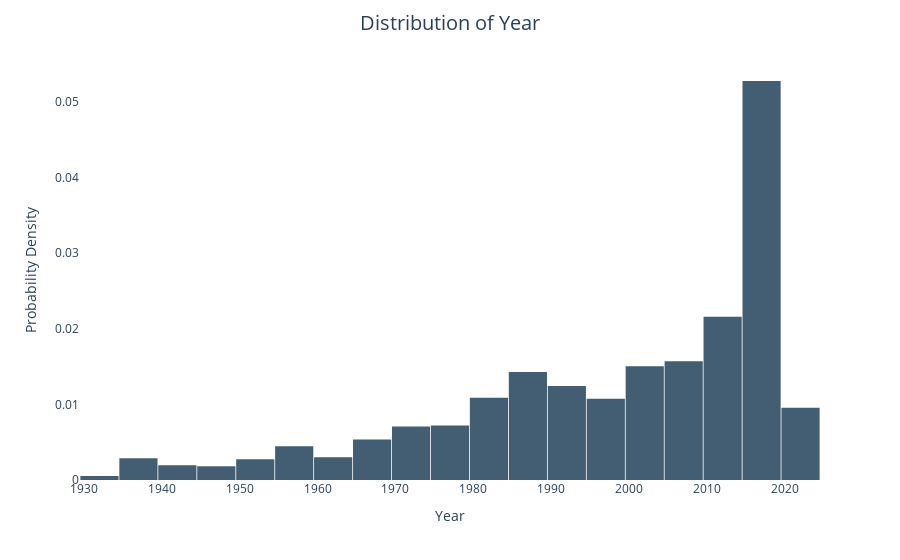

Notebook source saved alongside this figure:
### Code cell
fig_year = px.histogram(imdb, x = 'Year', histnorm='probability density', nbins = 30, color_discrete_sequence = colors)
fig_year.update_traces(selector=dict(type='histogram'))
fig_year.update_layout(title='Distribution of Year', title_x=0.5, title_pad=dict(t=20), title_font=dict(size=20), xaxis_title='Year', yaxis_title='Probability Density', xaxis=dict(showgrid=False), yaxis=dict(showgrid=False), bargap=0.02, plot_bgcolor = 'white')
fig_year.show()

### Figure 1 — Plotly figure (JSON) as saved in the notebook; plotly's stock layout.template omitted (floating-point values rounded to 4 significant figures; data arrays with more than 128 entries replaced by an {"elided": "..."} marker saying what was removed)
{"data": [{"alignmentgroup": "True", "bingroup": "x", "histnorm": "probability density", "hovertemplate": "Year=%{x}<br>probability density=%{y}<extra></extra>", "legendgroup": "", "marker": {"color": "#435E72", "pattern": {"shape": ""}}, "name": "", "nbinsx": 30, "offsetgroup": "", "orientation": "v", "showlegend": false, "type": "histogram", "x": {"elided": "1528 int values"}, "xaxis": "x", "yaxis": "y"}], "layout": {"autosize": true, "bargap": 0.02, "barmode": "relative", "legend": {"tracegroupgap": 0}, "margin": {"t": 60}, "plot_bgcolor": "white", "title": {"font": {"size": 20}, "pad": {"t": 20}, "text": "Distribution of Year", "x": 0.5}, "xaxis": {"anchor": "y", "autorange": true, "domain": [0, 1], "range": [1930.0, 2024.0], "showgrid": false, "title": {"text": "Year"}, "type": "linear"}, "yaxis": {"anchor": "x", "autorange": true, "domain": [0, 1], "range": [0, 0.05552], "showgrid": false, "title": {"text": "Probability Density"}}}}
